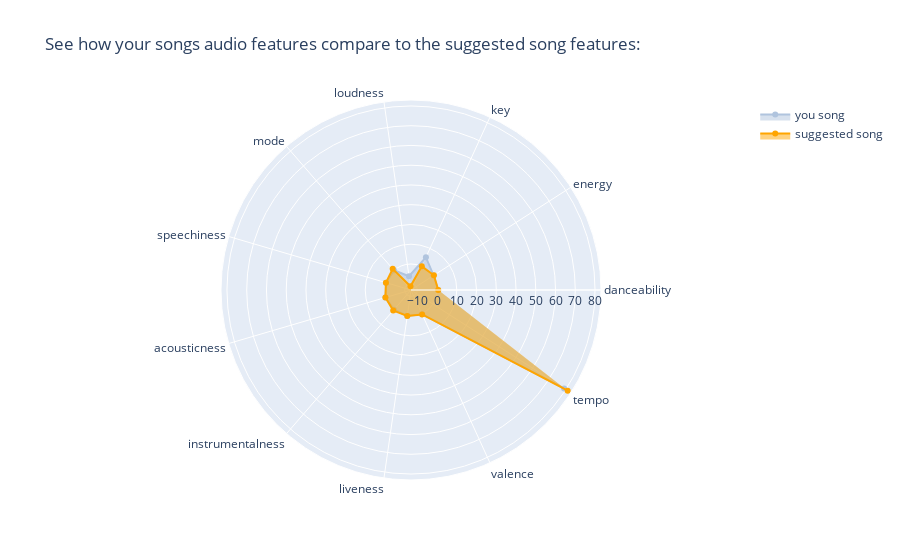
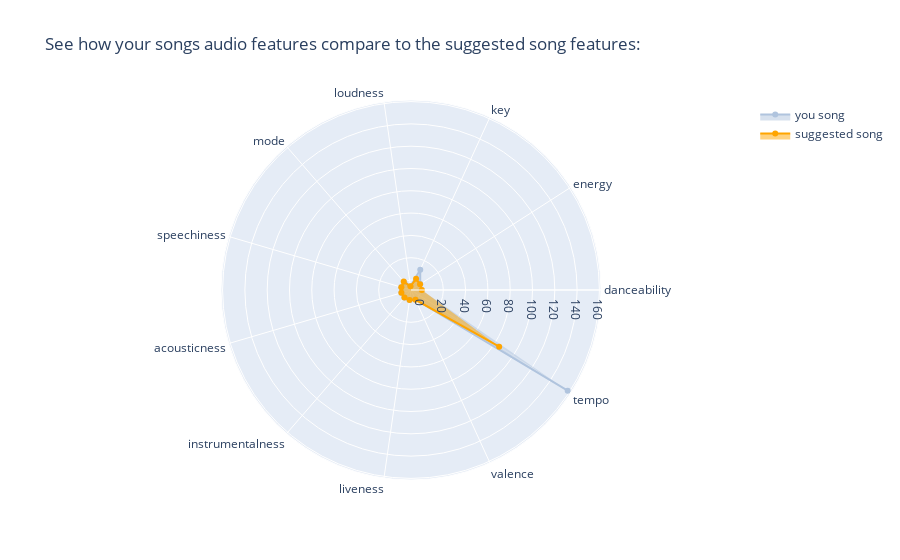
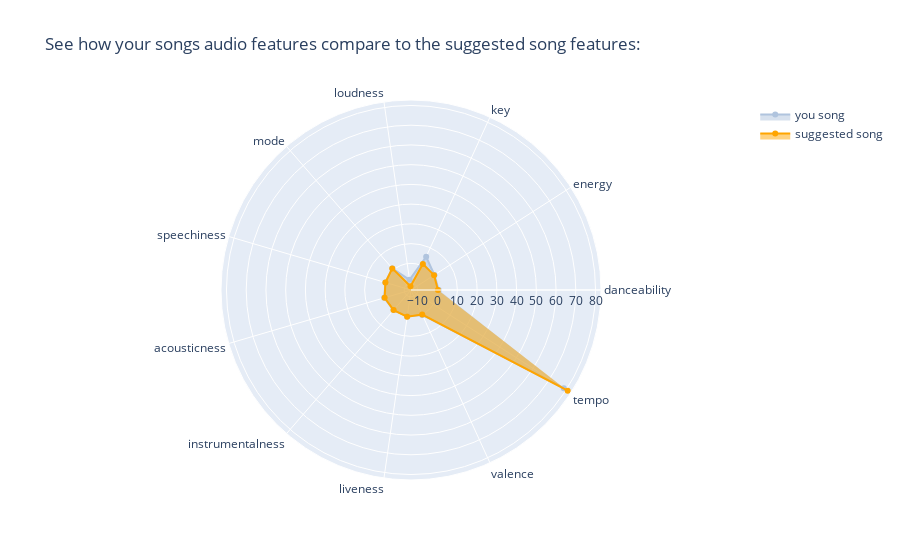
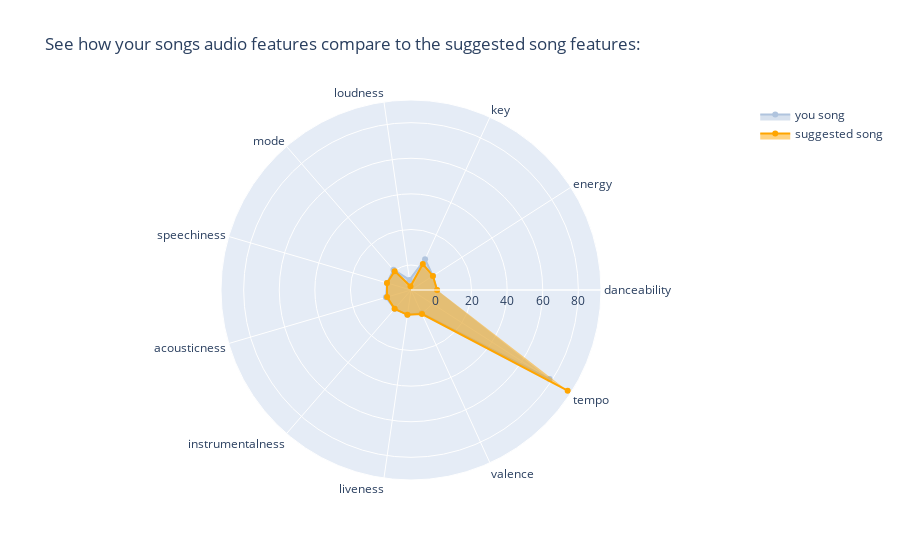

Notebook source saved alongside these figures, in order:
### Code cell
recommender2(all_songs)

### Figure 1 — Plotly figure (JSON) as saved in the notebook; plotly's stock layout.template omitted (floating-point values rounded to 4 significant figures)
{"data": [{"fill": "toself", "line": {"color": "lightsteelblue"}, "name": "you song", "r": [0.578, 0.43, 5, -6.134, 0, 0.0305, 0.33, 0, 0.0854, 0.288, 78.99], "theta": ["danceability", "energy", "key", "loudness", "mode", "speechiness", "acousticness", "instrumentalness", "liveness", "valence", "tempo"], "type": "scatterpolar"}, {"fill": "toself", "line": {"color": "orange"}, "name": "suggested song", "r": [0.633, 0.62, 0, -11.27, 1, 0.0648, 0.34, 0.605, 0.0977, 0.421, 81.12], "theta": ["danceability", "energy", "key", "loudness", "mode", "speechiness", "acousticness", "instrumentalness", "liveness", "valence", "tempo"], "type": "scatterpolar"}], "layout": {"polar": {"radialaxis": {"visible": true}}, "showlegend": true, "title": {"text": "See how your songs audio features compare to the suggested song features:"}}}

### Figure 2 — Plotly figure (JSON) as saved in the notebook; plotly's stock layout.template omitted (floating-point values rounded to 4 significant figures)
{"data": [{"fill": "toself", "line": {"color": "lightsteelblue"}, "name": "you song", "r": [0.413, 0.881, 11, -5.541, 0, 0.0367, 5.99e-05, 0.000308, 0.0805, 0.364, 158.1], "theta": ["danceability", "energy", "key", "loudness", "mode", "speechiness", "acousticness", "instrumentalness", "liveness", "valence", "tempo"], "type": "scatterpolar"}, {"fill": "toself", "line": {"color": "orange"}, "name": "suggested song", "r": [0.771, 0.671, 2, -5.617, 1, 0.0553, 0.00929, 0, 0.0637, 0.714, 85.03], "theta": ["danceability", "energy", "key", "loudness", "mode", "speechiness", "acousticness", "instrumentalness", "liveness", "valence", "tempo"], "type": "scatterpolar"}], "layout": {"polar": {"radialaxis": {"visible": true}}, "showlegend": true, "title": {"text": "See how your songs audio features compare to the suggested song features:"}}}

### Figure 3 — Plotly figure (JSON) as saved in the notebook; plotly's stock layout.template omitted (floating-point values rounded to 4 significant figures)
{"data": [{"fill": "toself", "line": {"color": "lightsteelblue"}, "name": "you song", "r": [0.557, 0.597, 5, -8.296, 1, 0.048, 0.646, 0, 0.0974, 0.414, 78.53], "theta": ["danceability", "energy", "key", "loudness", "mode", "speechiness", "acousticness", "instrumentalness", "liveness", "valence", "tempo"], "type": "scatterpolar"}, {"fill": "toself", "line": {"color": "orange"}, "name": "suggested song", "r": [0.153, 0.417, 1, -11.59, 1, 0.0318, 0.434, 0.000622, 0.211, 0.166, 80.87], "theta": ["danceability", "energy", "key", "loudness", "mode", "speechiness", "acousticness", "instrumentalness", "liveness", "valence", "tempo"], "type": "scatterpolar"}], "layout": {"polar": {"radialaxis": {"visible": true}}, "showlegend": true, "title": {"text": "See how your songs audio features compare to the suggested song features:"}}}

### Figure 4 — Plotly figure (JSON) as saved in the notebook; plotly's stock layout.template omitted (floating-point values rounded to 4 significant figures)
{"data": [{"fill": "toself", "line": {"color": "lightsteelblue"}, "name": "you song", "r": [0.557, 0.597, 5, -8.296, 1, 0.048, 0.646, 0, 0.0974, 0.414, 78.53], "theta": ["danceability", "energy", "key", "loudness", "mode", "speechiness", "acousticness", "instrumentalness", "liveness", "valence", "tempo"], "type": "scatterpolar"}, {"fill": "toself", "line": {"color": "orange"}, "name": "suggested song", "r": [0.669, 0.633, 2, -11.9, 0, 0.049, 0.0137, 0.0178, 0.0979, 0.862, 90.63], "theta": ["danceability", "energy", "key", "loudness", "mode", "speechiness", "acousticness", "instrumentalness", "liveness", "valence", "tempo"], "type": "scatterpolar"}], "layout": {"polar": {"radialaxis": {"visible": true}}, "showlegend": true, "title": {"text": "See how your songs audio features compare to the suggested song features:"}}}
